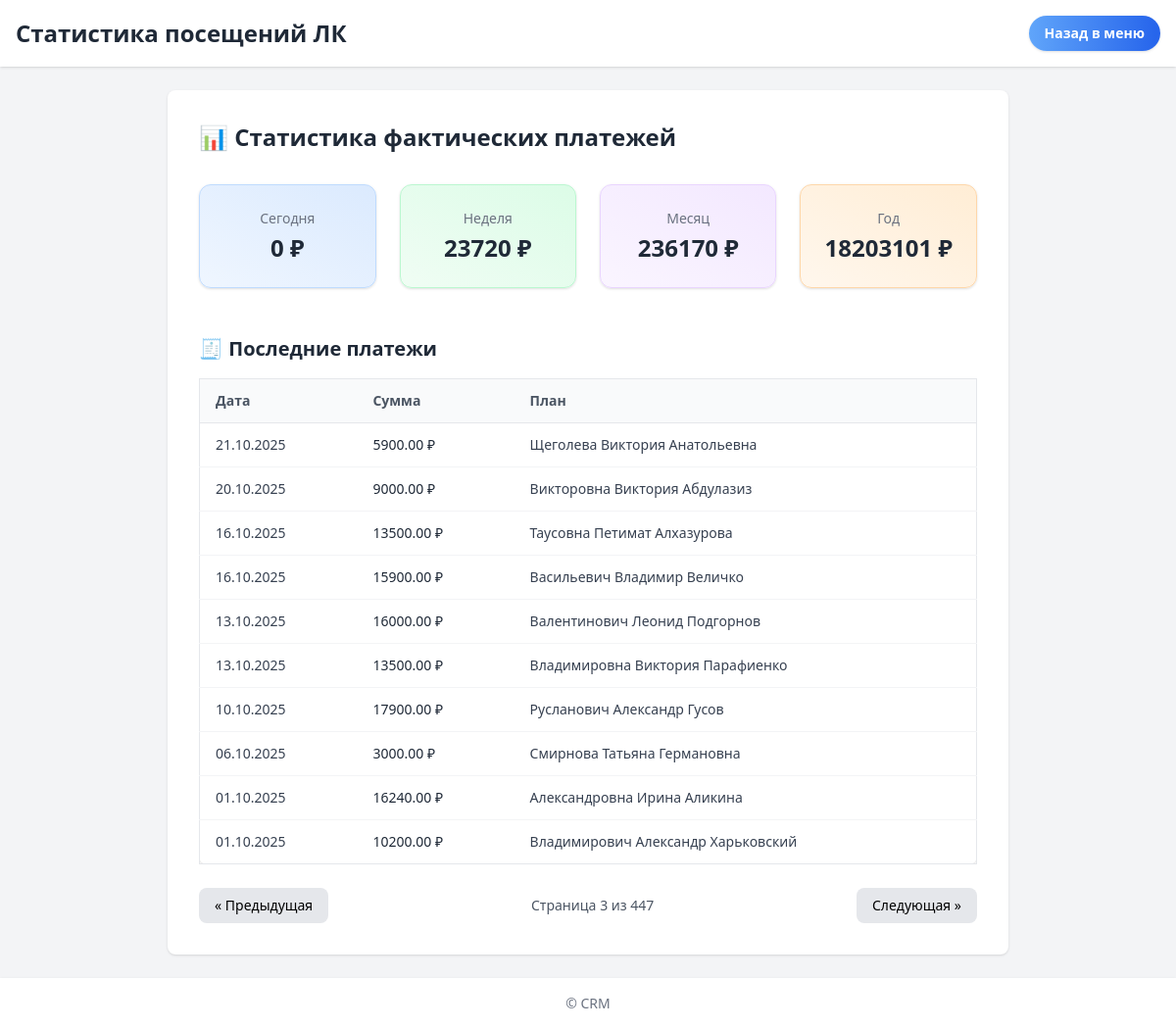
Page /payments/dashboard/?page=3 on the committed database.
### payments/models.py (models this page shows, shortened)
class ActualPayment(models.Model):
    plan = models.ForeignKey(
        "InstallmentPlan",
        on_delete=models.CASCADE,
        related_name="actual_payments",
        blank=True,
        null=True
    )
    payment_date = models.DateField(null=True, blank=True)
    amount = models.DecimalField(max_digits=10, decimal_places=2)
    order_id = models.CharField(max_length=100, blank=True, null=True)
    is_applied = models.BooleanField(default=False, editable=False)
    _skip_apply = False

class InstallmentPlan(models.Model):
    contract = models.OneToOneField(Contract, on_delete=models.CASCADE)
    created_at = models.DateTimeField(auto_now_add=True)
    calculated = models.BooleanField(default=False)

class Contract(models.Model):
    client = models.ForeignKey('clients.Client', on_delete=models.CASCADE)
    total_amount = models.DecimalField(max_digits=10, decimal_places=2)
    discount = models.DecimalField(max_digits=10, decimal_places=2, default=0)
    first_payment = models.DecimalField(max_digits=10, decimal_places=2)
    first_payment_date = models.DateField()
    number_of_payments = models.PositiveIntegerField()
    preferred_payment_day = models.PositiveIntegerField(default=15)
    created_at = models.DateTimeField(auto_now_add=True)
    deposit = models.BooleanField(default=False, help_text="Оплачен судебный депозит")
    publication = models.BooleanField(default=False, help_text="Оплачена публикация")
    extra_court_costs = models.BooleanField(default=False, help_text="Оплачены доп. судебные расходы")

### clients/models.py (models this page shows, shortened)
class Client(models.Model):
    user = models.OneToOneField(User, on_delete=models.CASCADE, related_name='client')
    name = models.CharField(max_length=100)
    surname = models.CharField(max_length=100)
    middlename = models.CharField(max_length=100, blank=True, null=True)
    bitrix_id = models.CharField(max_length=255, null=True, blank=True)
    stage = models.ForeignKey("StageTemplate", on_delete=models.SET_NULL, null=True, blank=True)
    referral_code = models.UUIDField(default=uuid.uuid4, unique=True, editable=False)
    old_id = models.PositiveIntegerField(
    null=True,
    blank=True,
    unique=True,
    db_index=True,
    help_text="ID клиента в старой системе"
    )
    need_stage_popup = models.BooleanField(
        default=False,
        help_text="Нужно ли показать попап при входе"
    )
    stage_popup_shown = models.BooleanField(
        default=False,
        help_text="Попап показан и закрыт пользователем"
    )
    class Meta:
        constraints = [
            models.UniqueConstraint(
                fields=['bitrix_id'],
                condition=~Q(bitrix_id=None),
                name='unique_bitrix_id_not_null'
            )
        ]

### payments/views.py (the view)
# urls.py: path("payments/dashboard/", payments_dashboard, name="payments_dashboard"),
def payments_dashboard(request):
    today = timezone.now().date()
    start_of_week = today - timedelta(days=today.weekday())
    start_of_month = today.replace(day=1)
    start_of_year = today.replace(month=1, day=1)
    def total_amount(qs):
        return qs.aggregate(total=Sum("amount"))["total"] or Decimal("0")
    stats = {
        "day": total_amount(ActualPayment.objects.filter(payment_date=today)),
        "week": total_amount(ActualPayment.objects.filter(payment_date__gte=start_of_week)),
        "month": total_amount(ActualPayment.objects.filter(payment_date__gte=start_of_month)),
        "year": total_amount(ActualPayment.objects.filter(payment_date__gte=start_of_year)),
    }
    payments_qs = (
        ActualPayment.objects
        .select_related("plan__contract__client")  # <-- правильная цепочка
        .order_by("-payment_date", "-id")
    )
    paginator = Paginator(payments_qs, 10)
    page_number = request.GET.get("page")
    page_obj = paginator.get_page(page_number)
    return render(
        request,
        "payments_stats.html",
        {
            "stats": stats,
            "page_obj": page_obj,
        },
    )

### payments/templates/payments_stats.html (shortened to what this page needs)
{% load static %}
<!DOCTYPE html>
<html lang="ru">
<head>
    <script src="https://cdn.tailwindcss.com"></script>
</head>
<body class="bg-gray-100 min-h-screen flex flex-col">
    <header class="bg-white shadow p-4">
        <div class="max-w-7xl mx-auto flex items-center justify-between">
            <h1 class="text-2xl font-bold text-gray-800">Статистика посещений ЛК</h1>
            <div class="flex items-center gap-4">
                <a href="{% url 'admin_dashboard' %}"
                   class="px-4 py-2 bg-gradient-to-r from-blue-400 to-blue-600 text-white rounded-full shadow hover:from-blue-500 hover:to-blue-700 transition text-sm font-semibold">
                    Назад в меню
                </a>
            </div>
        </div>
    </header>
    <main class="flex-1 max-w-7xl mx-auto p-6">
        <div class="bg-white p-8 rounded-lg shadow">
            <h2 class="text-2xl font-semibold mb-8 text-gray-800">📊 Статистика фактических платежей</h2>
            <div class="grid grid-cols-1 md:grid-cols-2 lg:grid-cols-4 gap-6 mb-12">
                <div class="bg-gradient-to-tr from-blue-50 to-blue-100 border border-blue-200 rounded-xl p-6 text-center shadow">
                    <p class="text-sm text-gray-500 mb-1">Сегодня</p>
                    <p class="text-2xl font-bold text-gray-800">{{ stats.day }} ₽</p>
                </div>
                <div class="bg-gradient-to-tr from-green-50 to-green-100 border border-green-200 rounded-xl p-6 text-center shadow">
                    <p class="text-sm text-gray-500 mb-1">Неделя</p>
                    <p class="text-2xl font-bold text-gray-800">{{ stats.week }} ₽</p>
                </div>
                <div class="bg-gradient-to-tr from-purple-50 to-purple-100 border border-purple-200 rounded-xl p-6 text-center shadow">
                    <p class="text-sm text-gray-500 mb-1">Месяц</p>
                    <p class="text-2xl font-bold text-gray-800">{{ stats.month }} ₽</p>
                </div>
                <div class="bg-gradient-to-tr from-orange-50 to-orange-100 border border-orange-200 rounded-xl p-6 text-center shadow">
                    <p class="text-sm text-gray-500 mb-1">Год</p>
                    <p class="text-2xl font-bold text-gray-800">{{ stats.year }} ₽</p>
                </div>
            </div>
            <h3 class="text-xl font-semibold text-gray-800 mb-4">🧾 Последние платежи</h3>
            <div class="overflow-x-auto">
                <table class="min-w-full divide-y divide-gray-200 border rounded-lg shadow">
                    <thead class="bg-gray-50">
                        <tr>
                            <th class="px-4 py-3 text-left text-sm font-semibold text-gray-600">Дата</th>
                            <th class="px-4 py-3 text-left text-sm font-semibold text-gray-600">Сумма</th>
                            <th class="px-4 py-3 text-left text-sm font-semibold text-gray-600">План</th>
                        </tr>
                    </thead>
                    <tbody class="divide-y divide-gray-100">
                        {% for p in page_obj %}
                            <tr class="hover:bg-gray-50 transition">
                                <td class="px-4 py-3 text-sm text-gray-700">{{ p.payment_date|date:"d.m.Y" }}</td>
                                <td class="px-4 py-3 text-sm font-medium text-gray-800">{{ p.amount }} ₽</td>
                                <td class="px-4 py-3 text-sm text-gray-700">
                                    {% if p.plan and p.plan.contract and p.plan.contract.client %}
                                        {{ p.plan.contract.client.surname }} {{ p.plan.contract.client.name }}{% if p.plan.contract.client.middlename %} {{ p.plan.contract.client.middlename }}{% endif %}
                                    {% else %}
                                        —
                                    {% endif %}
                                </td>
                            </tr>
                        {% empty %}
                            <tr>
                                <td colspan="3" class="px-4 py-4 text-center text-gray-500">Нет фактических платежей</td>
                            </tr>
                        {% endfor %}
                    </tbody>
                </table>
            </div>
            {% if page_obj.paginator.num_pages > 1 %}
            <div class="flex justify-between items-center mt-6">
                {% if page_obj.has_previous %}
                    <a href="?page={{ page_obj.previous_page_number }}"
                       class="px-4 py-2 bg-gray-200 rounded-lg hover:bg-gray-300 transition text-sm">
                       « Предыдущая
                    </a>
                {% else %}
                    <span class="px-4 py-2 text-gray-400 text-sm">« Предыдущая</span>
                {% endif %}
                <span class="text-sm text-gray-600">
                    Страница {{ page_obj.number }} из {{ page_obj.paginator.num_pages }}
                </span>
                {% if page_obj.has_next %}
                    <a href="?page={{ page_obj.next_page_number }}"
                       class="px-4 py-2 bg-gray-200 rounded-lg hover:bg-gray-300 transition text-sm">
                       Следующая »
                    </a>
                {% else %}
                    <span class="px-4 py-2 text-gray-400 text-sm">Следующая »</span>
                {% endif %}
            </div>
            {% endif %}
        </div>
    </main>
    <footer class="bg-white shadow p-4 text-center text-gray-500 text-sm">
        © {{ now|date:"Y" }} CRM
    </footer>
</body>
</html>

### rows in the picture
ActualPayment: payment_date "21.10.2025", amount "5900.00", plan.contract.client.surname "Щеголева", plan.contract.client.name "Виктория", plan.contract.client.middlename "Анатольевна"
ActualPayment: payment_date "20.10.2025", amount "9000.00", plan.contract.client.surname "Викторовна", plan.contract.client.name "Виктория", plan.contract.client.middlename "Абдулазиз"
ActualPayment: payment_date "13.10.2025", amount "16000.00", plan.contract.client.surname "Валентинович", plan.contract.client.name "Леонид", plan.contract.client.middlename "Подгорнов"
ActualPayment: payment_date "13.10.2025", amount "13500.00", plan.contract.client.surname "Владимировна", plan.contract.client.name "Виктория", plan.contract.client.middlename "Парафиенко"
ActualPayment: payment_date "06.10.2025", amount "3000.00", plan.contract.client.surname "Смирнова", plan.contract.client.name "Татьяна", plan.contract.client.middlename "Германовна"

### other values in the picture
{{ stats.day }} "0"
{{ stats.week }} "23720"
{{ stats.month }} "236170"
{{ stats.year }} "18203101"
{{ page_obj.number }} "3"
{{ page_obj.paginator.num_pages }} "447"
